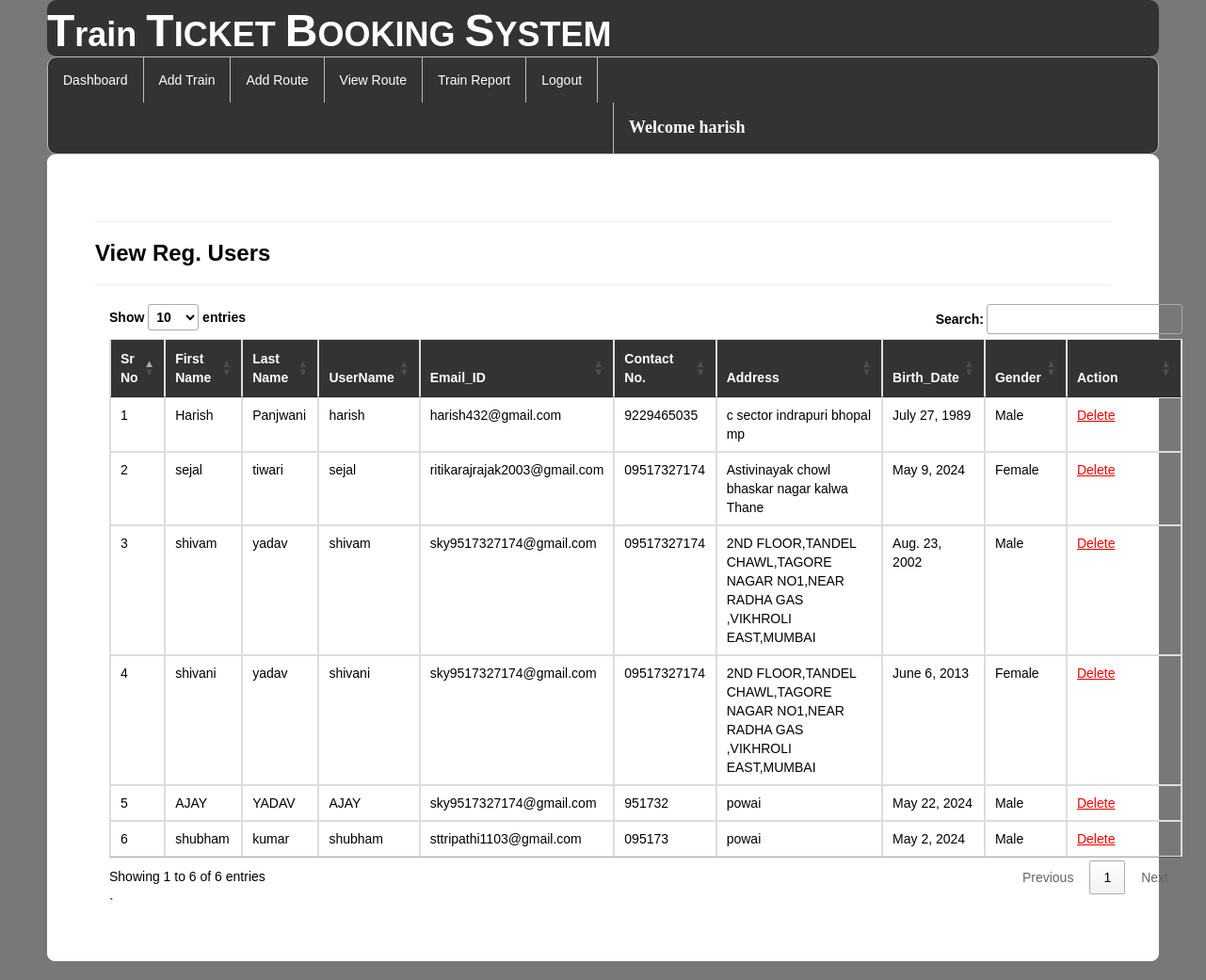
The app's page /view_regusers/ (signed in) with its own data.
### railway/models.py (models this page shows, shortened)
class Register(models.Model):
    user = models.ForeignKey(User,on_delete=models.CASCADE,null=True)
    mobile = models.CharField(max_length=10,null=True)
    add = models.CharField(max_length=100,null=True)
    dob = models.DateField(null=True)
    gender = models.CharField(max_length=10,null=True)

### railway/views.py (the view)
# urls.py: path('view_regusers/', view_regusers, name="view_regusers"),
def view_regusers(request):
    if not request.user.is_authenticated:
        return redirect('login')
    data=Register.objects.filter(user__is_staff=False)
    d={"data":data}
    return render(request,"view_regusers.html",d)

### railway/templates/view_regusers.html (shortened to what this page needs)
{% extends 'navigation3.html' %}
{% load static %}
{% block b %}
<div style="color:Black;border:1px solid white;border-radius:8px;background-color:white;padding:50px">
<hr><h3><strong>View Reg. Users</strong></h3><hr>
    <div class="container">
<table class="noteCard table table-bordered" id="myTable">
  <thead style="color:white;background-color:#333">
  <tr>
    <th>Sr No</th>
    <th>First Name</th>
      <th>Last Name</th>
      <th>UserName</th>
    <th>Email_ID</th>
    <th>Contact No.</th>
       <th>Address</th>
    <th>Birth_Date</th>
    <th>Gender</th>
    <th>Action</th>
  </tr>
  </thead>
   <tbody>
    {% for i in data %}
  <tr>
    <td>{{forloop.counter}}</td>
    <td>{{i.user.first_name}}</td>
    <td>{{i.user.last_name}}</td>
    <td>{{i.user.username}}</td>
      <td>{{i.user.email}}</td>
      <td>{{i.mobile}}</td>
      <td>{{i.add}}</td>
      <td>{{i.dob}}</td>
      <td>{{i.gender}}</td>
    <td style="width:100px">
   <a href="{% url 'delete_user' i.user.id %}" onclick="return confirm('Do you really want to Delete ?');" style="color:red"><u>Delete</u></a></td>
  </tr>
    {% endfor %}
    </tbody>
</table>`
 </div>
</div>
{% endblock %}

### railway/templates/navigation3.html (shortened to what this page needs)
{% extends 'head.html' %}
{% load static %}
{% block body %}
<link rel = stylesheet href = "//cdn.datatables.net/1.10.19/css/jquery.dataTables.min.css">
<ul class="id2">
  <li id="id1"><a href="{% url 'admindashboard' %}">Dashboard</a></li>
  <li id="id1"><a href="{% url 'add_train' %}">Add Train</a></li>
  <li id="id1"><a href="{% url 'add_route' %}">Add Route</a></li>
  <li id="id1"><a href="{% url 'availableroute' %}">View Route</a></li>
  <li id="id1"><a href="{% url 'view_train'%}">Train Report</a></li>
  <li id="id1"><a href="{% url 'log_out' %}">Logout</a></li>
      <li id="id2" style="margin-left:600px"><a href="" style="color:white"><strong style="font-size:18px;font-family:cursive">Welcome {{request.user.username}}</strong></a></li>
</ul>
{% block b %}
{% endblock %}
{% endblock %}

### railway/templates/navigation3.html (style rules this page uses)
.id2 { list-style-type: none; margin: 0; padding: 0; overflow: hidden; background-color: #333; border-radius:10px; border:1px solid #bbb; }
#id1 { float: left; border-right:1px solid #bbb; }
#id2 { float: left; border-left:1px solid #bbb; }
li:last-child { border-right: none; }
li a { display: block; color: white; text-align: center; padding: 14px 16px; text-decoration: none; }
body { font-family: Arial, Helvetica, sans-serif; }

### records on screen
Register: user.first_name "Harish", user.last_name "Panjwani", user.username "harish", user.email "harish432@gmail.com", mobile "9229465035", add "c sector indrapuri bhopal mp", dob "July 27, 1989", gender "Male"
Register: user.first_name "sejal", user.last_name "tiwari", user.username "sejal", user.email "ritikarajrajak2003@gmail.com", mobile "09517327174", add "Astivinayak chowl bhaskar nagar kalwa Thane", dob "May 9, 2024", gender "Female"
Register: user.first_name "shivam", user.last_name "yadav", user.username "shivam", user.email "sky9517327174@gmail.com", mobile "09517327174", add "2ND FLOOR,TANDEL CHAWL,TAGORE NAGAR NO1,NEAR RADHA GAS ,VIKHROLI EAST,MUMBAI", dob "Aug. 23, 2002", gender "Male"
Register: user.first_name "shivani", user.last_name "yadav", user.username "shivani", user.email "sky9517327174@gmail.com", mobile "09517327174", add "2ND FLOOR,TANDEL CHAWL,TAGORE NAGAR NO1,NEAR RADHA GAS ,VIKHROLI EAST,MUMBAI", dob "June 6, 2013", gender "Female"
Register: user.first_name "AJAY", user.last_name "YADAV", user.username "AJAY", user.email "sky9517327174@gmail.com", mobile "951732", add "powai", dob "May 22, 2024", gender "Male"
Register: user.first_name "shubham", user.last_name "kumar", user.username "shubham", user.email "sttripathi1103@gmail.com", mobile "095173", add "powai", dob "May 2, 2024", gender "Male"

### other values on screen
{{ request.user.username }} "harish"
